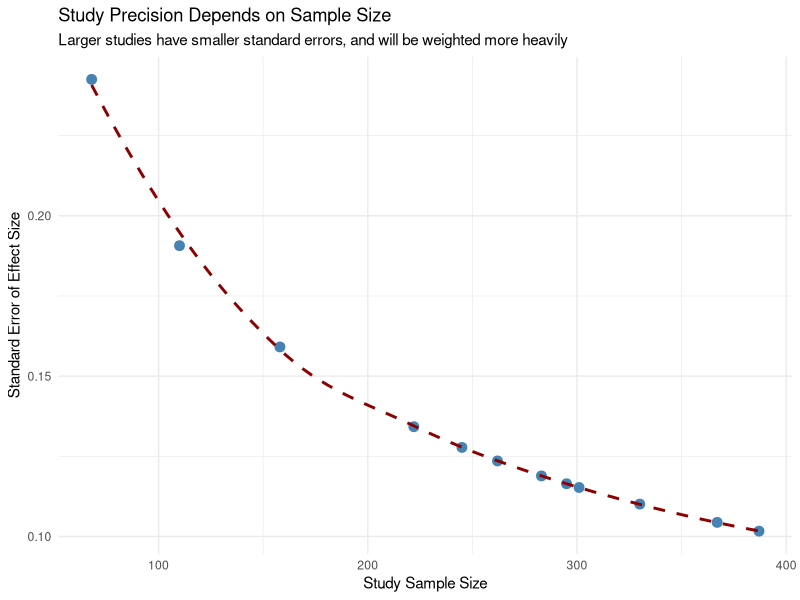
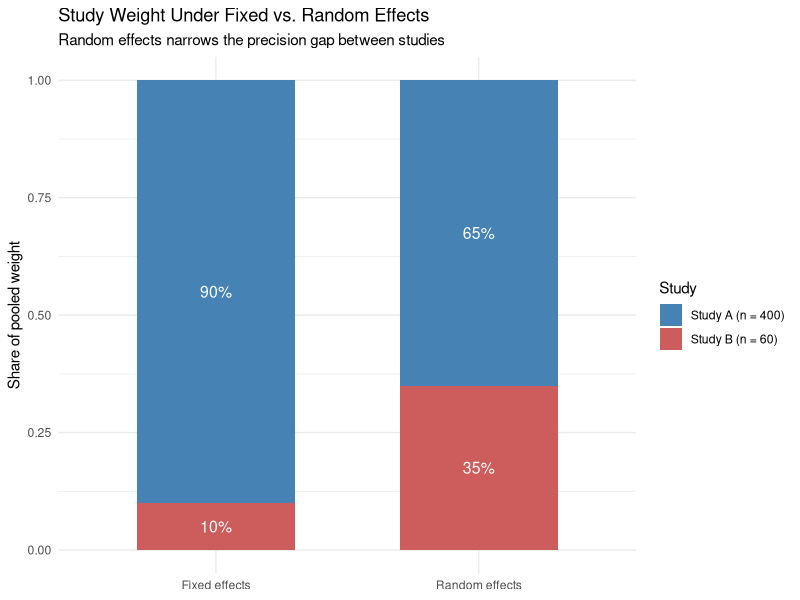
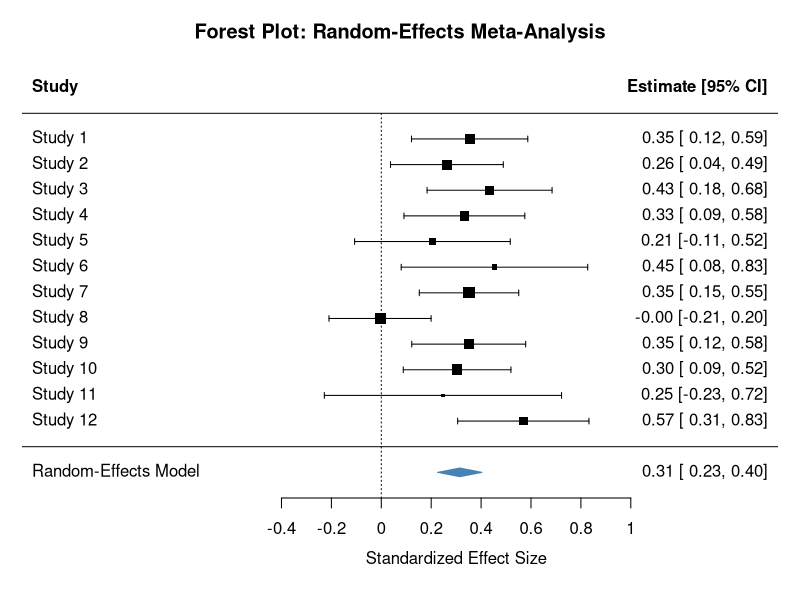

Write the R code that produced these figures, in order.
## ---- chunk 1
# Load required packages
library(metafor)
library(dplyr)
library(ggplot2)
library(kableExtra)
library(patchwork)
## ---- chunk 2
set.seed(123)
n_studies <- 12

# True effect size across the literature
true_effect <- 0.35
tau2_true <- 0.02  # true between-study variance (heterogeneity)

# Simulate true study-specific effects (random-effects data-generating process)
study_true_effects <- rnorm(n_studies, mean = true_effect, sd = sqrt(tau2_true))

# Simulate sample sizes (vary study precision)
sample_sizes <- round(runif(n_studies, min = 60, max = 400))

# Standard errors scale inversely with sqrt(sample size)
study_se <- 2 / sqrt(sample_sizes)

# Observed effect sizes = true effect + sampling error
observed_effect <- study_true_effects + rnorm(n_studies, mean = 0, sd = study_se)

meta_data <- data.frame(
  study_id = paste0("Study ", 1:n_studies),
  yi = observed_effect,     # observed effect size
  sei = study_se,           # standard error
  vi = study_se^2,          # sampling variance
  n = sample_sizes
)

meta_data %>%
  mutate(across(c(yi, sei, vi), ~round(.x, 3))) %>%
  kable(caption = "Simulated Study-Level Effect Sizes") %>%
  kable_styling(bootstrap_options = c("striped", "hover", "condensed"))
## ---- chunk 3
#| message: false
#| warning: false
ggplot(meta_data, aes(x = n, y = sei)) +
  geom_point(size = 3, color = "steelblue") +
  geom_smooth(method = "loess", se = FALSE, color = "darkred", linetype = "dashed") +
  labs(title = "Study Precision Depends on Sample Size",
       subtitle = "Larger studies have smaller standard errors, and will be weighted more heavily",
       x = "Study Sample Size", y = "Standard Error of Effect Size") +
  theme_minimal()
## ---- chunk 4
weight_comparison <- data.frame(
  model = rep(c("Fixed effects", "Random effects"), each = 2),
  study = rep(c("Study A (n = 400)", "Study B (n = 60)"), times = 2),
  weight = c(0.90, 0.10, 0.65, 0.35)
)

weight_comparison$model <- factor(weight_comparison$model,
                                   levels = c("Fixed effects", "Random effects"))

ggplot(weight_comparison, aes(x = model, y = weight, fill = study)) +
  geom_col(position = "stack", width = 0.6) +
  geom_text(aes(label = scales::percent(weight)),
            position = position_stack(vjust = 0.5), color = "white", size = 4) +
  scale_fill_manual(values = c("Study A (n = 400)" = "steelblue",
                                "Study B (n = 60)" = "indianred")) +
  labs(title = "Study Weight Under Fixed vs. Random Effects",
       subtitle = "Random effects narrows the precision gap between studies",
       x = NULL, y = "Share of pooled weight", fill = "Study") +
  theme_minimal()
## ---- chunk 5
# Fixed-effect model
model_fe <- rma(yi, vi, data = meta_data, method = "FE")

# Random-effects model (REML estimator for tau^2)
model_re <- rma(yi, vi, data = meta_data, method = "REML")

summary(model_fe)
summary(model_re)
## ---- chunk 6
comparison <- data.frame(
  Model = c("Fixed-Effect", "Random-Effects"),
  Estimate = c(coef(model_fe), coef(model_re)),
  SE = c(model_fe$se, model_re$se),
  CI_Lower = c(model_fe$ci.lb, model_re$ci.lb),
  CI_Upper = c(model_fe$ci.ub, model_re$ci.ub),
  Tau2 = c(0, model_re$tau2),
  True_Effect = true_effect
) %>%
  mutate(across(where(is.numeric), ~round(.x, 3)))

comparison %>%
  kable(caption = "Pooled Effect Estimates: Fixed-Effect vs. Random-Effects") %>%
  kable_styling(bootstrap_options = c("striped", "hover", "condensed"))
## ---- chunk 7
forest(model_re,
       slab = meta_data$study_id,
       xlab = "Standardized Effect Size",
       main = "Forest Plot: Random-Effects Meta-Analysis",
       col = "steelblue",
       border = "steelblue")
## ---- chunk 8
het_stats <- data.frame(
  Statistic = c("Tau-squared (τ²)", "I-squared (I²)", "Q-statistic", "Q p-value"),
  Value = c(round(model_re$tau2, 4),
            paste0(round(model_re$I2, 1), "%"),
            round(model_re$QE, 2),
            round(model_re$QEp, 4))
)

het_stats %>%
  kable(caption = "Heterogeneity Statistics") %>%
  kable_styling(bootstrap_options = c("striped", "hover", "condensed"))
